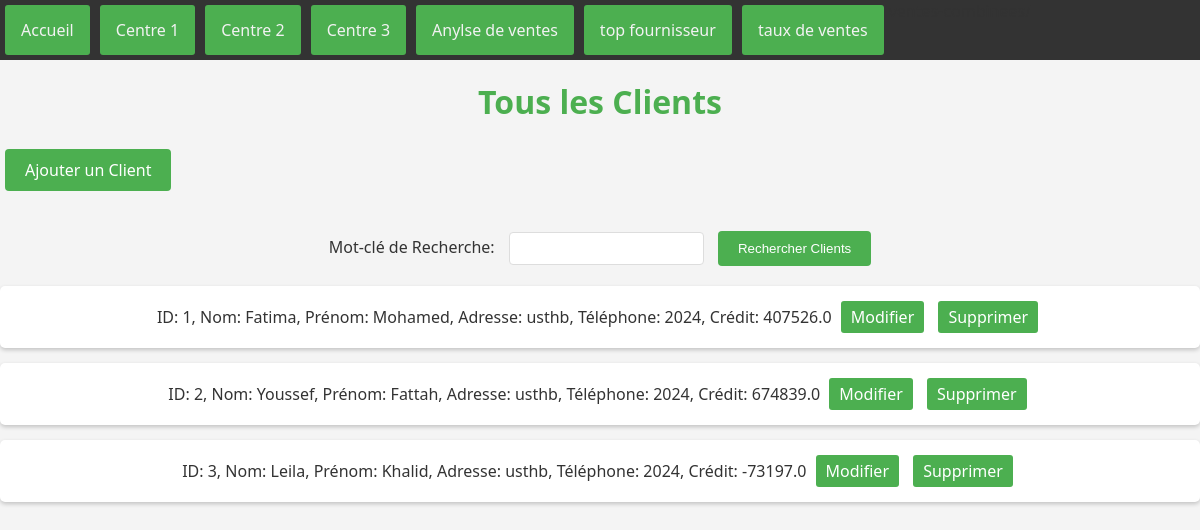
Page /gerer_clients/ on the committed database.
### application/models.py (models this page shows, shortened)
class Client(models.Model):
     nomc= models.CharField(max_length=40)
     prenomc= models.CharField(max_length=40)
     adressec= models.CharField(max_length=100)
     telc= models.IntegerField()
     creditc= models.FloatField(max_length=20)
     @classmethod
     def consulter_clients(cls):
        return cls.objects.all()

### application/views.py (the view)
# urls.py: path('gerer_clients/', views.consulter_clients, name='gerer_clients'),
def consulter_clients(request):
    clients = Client.consulter_clients()
    return render(request, 'gerer_client.html', {'clients': clients})

### application/templates/gerer_client.html (shortened to what this page needs)
{% load static %}
<!DOCTYPE html><!DOCTYPE html>
<html lang="en">
<head>
    <link rel="stylesheet" href="{% static 'application/styles.css' %}">
</head>
<body>
    <nav class="nav-agriculture">
        <a href="{% url 'index' %}">Accueil</a>
        <a href="{% url 'centre_menu' centre_id=1 %}">Centre 1</a>
        <a href="{% url 'centre_menu' centre_id=2 %}">Centre 2</a>
        <a href="{% url 'centre_menu' centre_id=3 %}">Centre 3</a>
        <a href="{% url 'analyse_ventes' %}">Anylse de ventes </a>
        <a href="{% url 'top_fournisseurs' %}">top fournisseur </a>
        <a href="{% url 'ventes_combinees' %}">taux de ventes  </a>
    </nav>
    <h1>Tous les Clients</h1>
    <a href="{% url 'creer_client' %}" class="add-client-link">Ajouter un Client</a>
    <form method="get" action="{% url 'rechercher_clients' %}">
        <label for="keyword">Mot-clé de Recherche:</label>
        <input type="text" name="keyword" required>
        <button type="submit">Rechercher Clients</button>
    </form>
    <ul>
        {% for client in clients %}
            <li>ID: {{ client.id }}, Nom: {{ client.nomc }}, Prénom: {{ client.prenomc }},
                Adresse: {{ client.adressec }}, Téléphone: {{ client.telc }},
                Crédit: {{ client.creditc }}
                <a href="{% url 'modifier_client' client.pk %}">Modifier</a>
                <a href="{% url 'supprimer_client' client.pk %}">Supprimer</a>
            </li>
        {% endfor %}
    </ul>
</body>
</html>

### application/static/application/styles.css (style rules this page uses)
body { font-family: 'Arial', sans-serif; color: #333; background-color: #f4f4f4; margin: 0; padding: 0; }
.nav-agriculture { background-color: #333; overflow: hidden; }
.nav-agriculture a { float: left; display: block; color: #f2f2f2; text-align: center; padding: 14px 16px; text-decoration: none; }

### application/templates/gerer_client.html (style rules this page uses)
body { font-family: 'Segoe UI', Tahoma, Geneva, Verdana, sans-serif; background-color: #f4f4f4; margin: 0; padding: 0; color: #333; }
h1 { text-align: center; color: #4CAF50; margin-top: 20px; }
ul { list-style: none; padding: 0; text-align: center; }
li { margin: 15px 0; background-color: #fff; padding: 10px; border-radius: 5px; box-shadow: 0 2px 4px rgba(0, 0, 0, 0.2); }
a { text-decoration: none; color: #fff; background-color: #4CAF50; padding: 5px 10px; border-radius: 3px; transition: background-color 0.3s ease; display: inline-block; margin: 5px; }
form { text-align: center; margin: 20px 0; }
label { margin-right: 10px; }
input[type="text"] { padding: 8px; border-radius: 4px; border: 1px solid #ddd; margin-right: 10px; }
button { padding: 10px 20px; border: none; border-radius: 4px; background-color: #4CAF50; color: white; cursor: pointer; }
.add-client-link { background-color: #4CAF50; color: white; padding: 10px 20px; text-decoration: none; border-radius: 4px; display: inline-block; margin-bottom: 20px; }

### rows in the picture
Client: id "1", nomc "Fatima", prenomc "Mohamed", adressec "usthb", telc "2024", creditc "407526.0"
Client: id "2", nomc "Youssef", prenomc "Fattah", adressec "usthb", telc "2024", creditc "674839.0"
Client: id "3", nomc "Leila", prenomc "Khalid", adressec "usthb", telc "2024", creditc "-73197.0"
